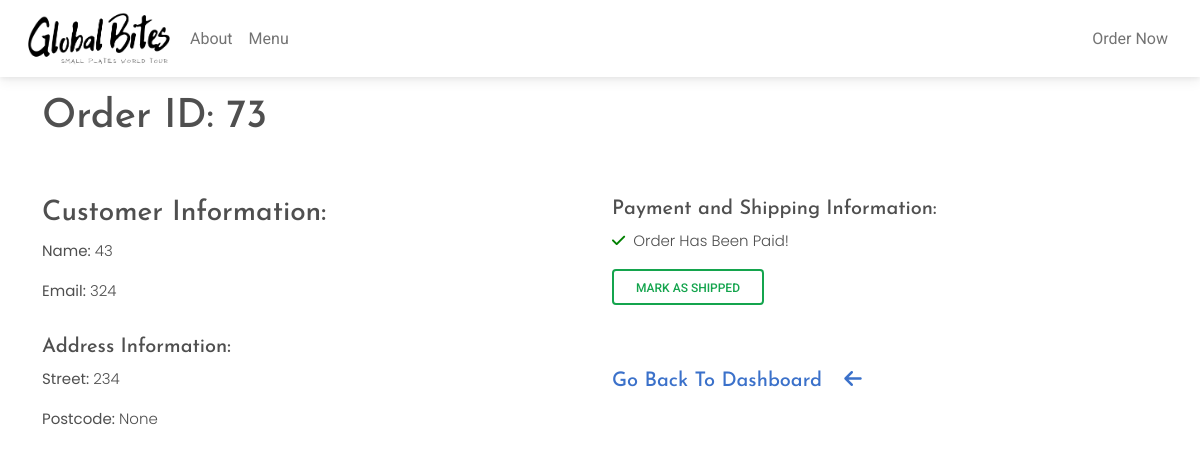
Page /globalbites/orders/73/ (signed in) on the committed database.
### customer/models.py (models this page shows, shortened)
class OrderModel(models.Model):
    created_on = models.DateTimeField(auto_now_add=True)
    price = models.DecimalField(max_digits=7, decimal_places=2)
    items = models.ManyToManyField('MenuItem', related_name='order', blank=True)
    name = models.CharField(max_length=50, blank=True)
    email = models.CharField(max_length=50, blank=True)
    street = models.CharField(max_length=50, blank=True)
    city = models.CharField(max_length=50, blank=True)
    state = models.CharField(max_length=15, blank=True, null=True)
    zip_code = models.IntegerField(blank=True, null=True)
    is_paid = models.BooleanField(default=False)
    is_shipped = models.BooleanField(default=False)

### globalbites/views.py (the view, shortened to what this page needs)
# urls.py: path('orders/<int:pk>/', OrderDetails.as_view(), name='order-details'),
class OrderDetails(LoginRequiredMixin, UserPassesTestMixin, View):
    def get(self, request, pk, *args, **kwargs):
        order = OrderModel.objects.get(pk=pk)
        context = {
            'order': order
        }
        return render(request, 'globalbites/order-details.html', context)
    def test_func(self):
        return self.request.user.groups.filter(name='Staff').exists()

### globalbites/templates/globalbites/order-details.html (shortened to what this page needs)
{% extends 'globalbites/base.html' %}
{% block content %}
<div class='container'>
    <div class='row'>
        <div class='col-md-6 col-sm-12 mt-3'>
            <h1>Order ID: {{ order.pk }}</h1>
        </div>
    </div>
    <div class='row'>
        <div class='col-md-6 col-sm-12 mt-5'>
            <h3>Customer Information:</h3>
            <p><span style='font-weight:400;'>Name:</span> {{ order.name }}</p>
            <p><span style='font-weight:400;'>Email:</span> {{ order.email }}</p>
            <h5 class='pt-3'>Address Information:</h5>
            <p><span style='font-weight:400;'>Street:</span> {{ order.street }}</p>
            <p><span style='font-weight:400;'>Postcode:</span> {{ order.zip_code }}</p>
        </div>
        <div class='col-md-6 col-sm-12 mt-5'>
            <h5>Payment and Shipping Information:</h5>
            {% if order.is_paid %}
                <p><i style='color: green;' class='fas fa-check'></i><span class='ps-2'>Order Has Been Paid!</span></p>
            {% else %}
                <p><i style='color: red;' class='fas fa-times'></i><span class='ps-2'>Order Has NOT Been Paid!</span></p>
            {% endif %}
	        {% if order.is_shipped %}
    	        <p><i style='color: green;' class='fas fa-check'></i><span class='ps-2'>Order Has Been Shipped!</span></p>
        	{% else %}
                <form method='POST'>
                    <button type='submit' class='btn btn-outline-success'>Mark As Shipped</button>
                <form>
            {% endif %}
            <p>
            <a href='{% url "dashboard" %}'><h5>Go Back To Dashboard
                <i class='fa-solid fa-arrow-left ms-3 pt-5'></i></h5>
            </a>
            </p>
        </div>
    </div>
</div>
{% endblock content%}

### customer/static/customer/site.css (style rules this page uses)
h1 { font-family: 'Josefin Sans', sans-serif; font-weight: 400; }
p { font-family: 'Poppins', sans-serif; font-weight: 300; font-size: 15px; }
h2, h3 , h4, h5 , h6 { font-family: 'Josefin Sans', sans-serif; font-weight: 200; }

### rows in the picture
OrderModel: pk "73", name "43", email "324", street "234", zip_code "None"
